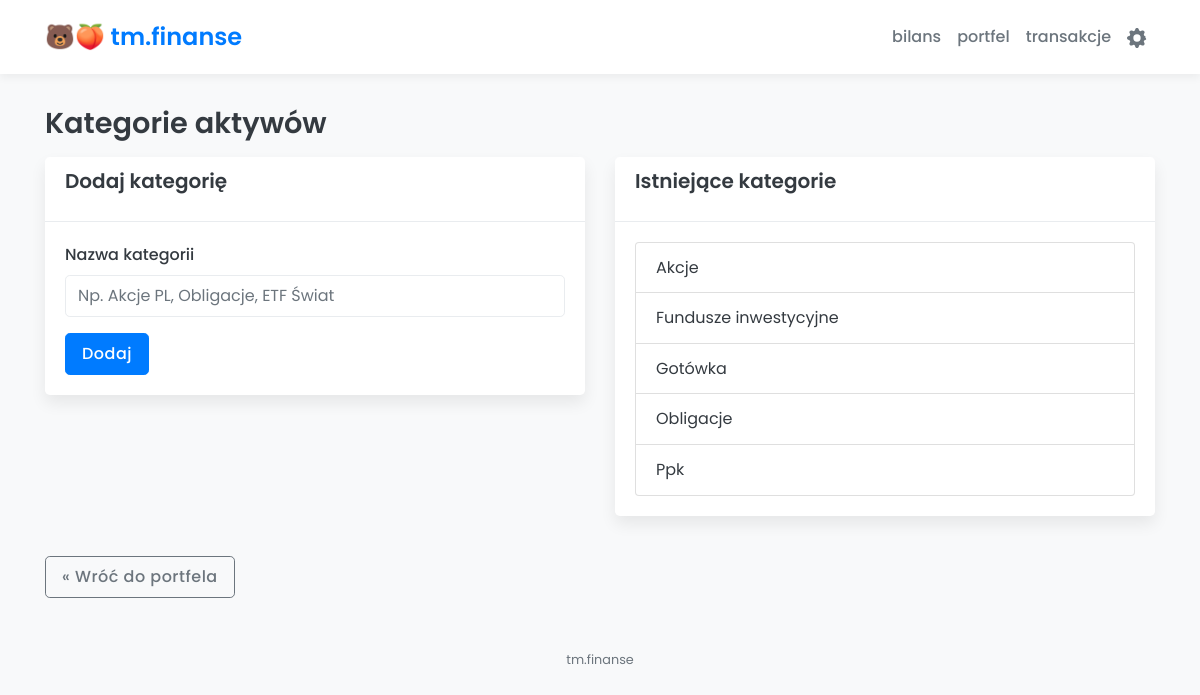
Screenshot of /portfolio/manage_asset_categories with the database file from the repository.
### app/models.py (models this page shows, shortened)
class AssetCategory(db.Model):
    __tablename__ = 'asset_category' # Jawna nazwa tabeli, aby uniknąć konfliktu z 'Category'
    id = db.Column(db.Integer, primary_key=True)
    name = db.Column(db.String(100), unique=True, nullable=False) # Np. Akcje PL, Obligacje Skarbowe, ETF Świat, Gotówka, PPK, Nieruchomości
    assets = db.relationship('Asset', backref='asset_category_ref', lazy=True) # Zmieniona nazwa backref

### app/routes.py (the view, shortened to what this page needs)
@main_bp.route('/portfolio/manage_asset_categories', methods=['GET', 'POST'])
def manage_asset_categories():
    return render_template('portfolio/manage_asset_categories.html', asset_categories=AssetCategory.query.order_by(AssetCategory.name).all())

### app/templates/portfolio/manage_asset_categories.html
{% extends "layout.html" %}
{% block content %}
<h2>Kategorie aktywów</h2>
<div class="row">
    <div class="col-md-6">
        <div class="card">
            <div class="card-header"><h4>Dodaj kategorię</h4></div>
            <div class="card-body">
                <form method="POST" action="{{ url_for('main.manage_asset_categories') }}">
                    <div class="form-group">
                        <label for="category_name">Nazwa kategorii</label>
                        <input type="text" name="category_name" id="category_name" class="form-control" required
                               placeholder="Np. Akcje PL, Obligacje, ETF Świat">
                    </div>
                    <button type="submit" class="btn btn-primary">Dodaj</button>
                </form>
            </div>
        </div>
    </div>
    <div class="col-md-6">
        <div class="card">
            <div class="card-header"><h4>Istniejące kategorie</h4></div>
            <div class="card-body">
                {% if asset_categories %}
                <ul class="list-group">
                    {% for category in asset_categories %}
                    <li class="list-group-item d-flex justify-content-between align-items-center">
                        {{ category.name }}
                    </li>
                    {% endfor %}
                </ul>
                {% else %}
                <p class="text-muted">Brak zdefiniowanych kategorii aktywów.</p>
                {% endif %}
            </div>
        </div>
    </div>
</div>
<div class="mt-3">
    <a href="{{ url_for('main.portfolio_index') }}" class="btn btn-outline-secondary">« Wróć do portfela</a>
</div>
{% endblock %}

### app/static/css/style.css (style rules this page uses)
:root { --primary-color: #007bff; --primary-color-darker: #0056b3; --secondary-color: #6c757d; --light-bg: #f8f9fa; --light-gray: #e9ecef; --dark-text: #343a40; --light-text: #ffffff; --success-color: #28a745; --danger-color: #dc3545; --info-color: #17a2b8; --warning-color: #ffc107; --card-bg: #ffffff; --card-border-color: #dee2e6; --border-radius: 0.3rem; --box-shadow: 0 0.5rem 1rem rgba(0, 0, 0, 0.075); --box-shadow-light: 0 0.25rem 0.5rem rgba(0,0,0,0.05); }
body { font-family: 'Poppins', sans-serif; background-color: var(--light-bg); color: var(--dark-text); line-height: 1.6; font-size: 16px; }
.card { border: none; border-radius: var(--border-radius); box-shadow: var(--box-shadow); margin-bottom: 1.5rem; background-color: var(--card-bg); }
.card-header { background-color: transparent; border-bottom: 1px solid var(--light-gray); font-weight: 600; padding: 0.75rem 1.25rem; font-size: 1.1rem; }
.form-control { border-radius: var(--border-radius); border: 1px solid var(--light-gray); padding: 0.5rem 0.75rem; transition: border-color 0.15s ease-in-out, box-shadow 0.15s ease-in-out; height: auto; line-height: 1.5; }
.form-group label { font-weight: 500; margin-bottom: 0.5rem; }
.btn { border-radius: var(--border-radius); font-weight: 500; padding: 0.5rem 1rem; transition: all 0.2s ease-in-out; letter-spacing: 0.5px; }
.btn-primary { background-color: var(--primary-color); border-color: var(--primary-color); }
h2, h3, h4, h5 { color: var(--dark-text); font-weight: 600; margin-bottom: 1rem; }
h2 { font-size: 1.8rem; margin-top: 1.5rem; }
h4 { font-size: 1.25rem; }

### rows the page displays
AssetCategory: name "Akcje"
AssetCategory: name "Fundusze inwestycyjne"
AssetCategory: name "Gotówka"
AssetCategory: name "Obligacje"
AssetCategory: name "Ppk"
